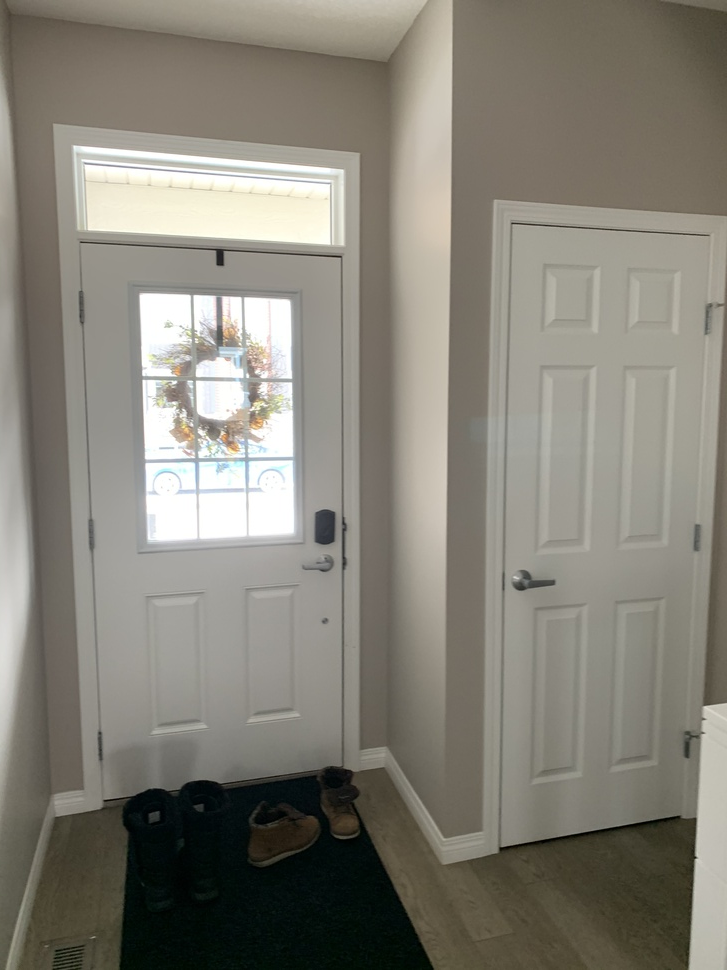
#> input picture data-image/data/door1.jpeg, 727 x 970 px, shrunk from 3024 x 4032 before the run
$ python sift.py
#> lines starting #> are read from the running program, lines starting #| are printed output that depends on the picture
### classes/image.py
import cv2 as cv
import exifread
import numpy as np

class Image(object):
    def __init__(self):
        self.color= []
        self.gray = []
        self.kp = []
        self.des = []
        self.shape = []

    def read(self, path):
#> called with path = 'data-image/data/door1.jpeg'
        self.color = cv.imread(path)
#> self.color is the input picture: shape (970, 727, 3); mean B, G, R 119.5, 129.5, 132.9
        self.gray= cv.cvtColor(self.color,cv.COLOR_BGR2GRAY)
        self.shape = np.shape(self.gray)
#> self.shape = (970, 727)

    def kp_sift(self):
        sift = cv.xfeatures2d.SIFT_create()
        self.kp, self.des = sift.detectAndCompute(self.gray,None)
#> self.kp = 642 keypoints; strongest (x, y, size): (220, 261, 6.4), (325, 527, 21), (297, 202, 62.7), (165, 320, 39.5)
        return self.kp, self.des

    # [9 lines left out: functions kp_surf, metadata, not called in this run]

### sift.py
import numpy as np
import cv2 as cv
import os
import time
from classes import image

start_time = time.time()
absolute_path = os.path.join(os.getcwd(), 'data-image', 'data', 'door1.jpeg')
img = image.Image()
img.read(absolute_path)
m,n = img.kp_sift()
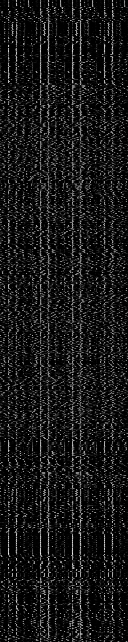
#> n: shape (642, 128) float32; min 0, max 232, mean 23.5
#> m has the same summary as self.kp in kp_sift
image1=cv.drawKeypoints(img.gray,m,img.color,flags=cv.DRAW_MATCHES_FLAGS_DRAW_RICH_KEYPOINTS)
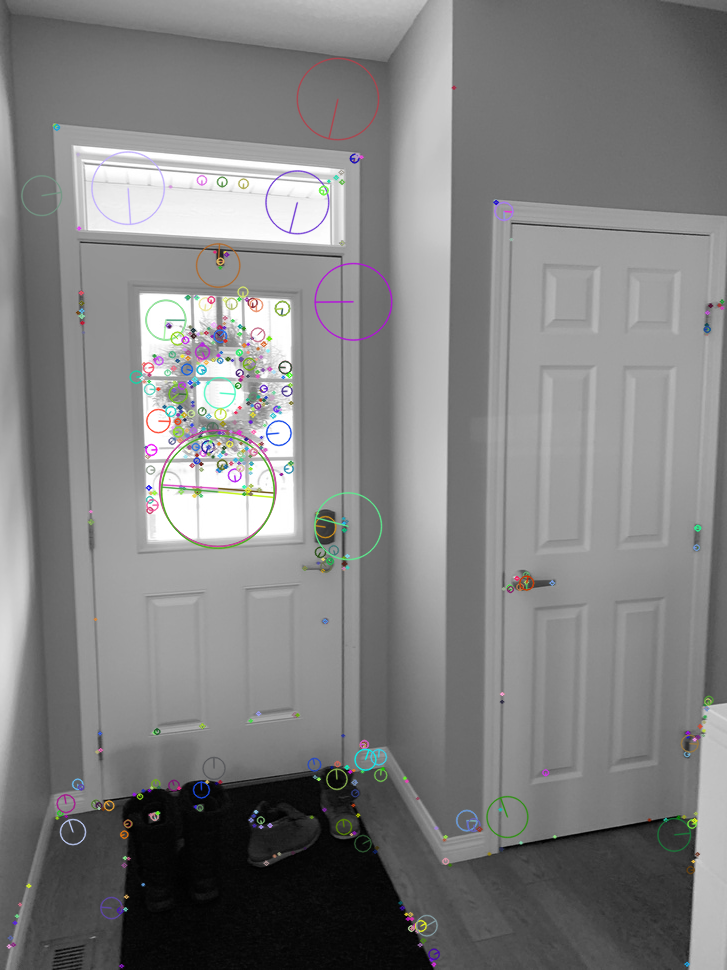
#> image1: shape (970, 727, 3); mean B, G, R 128.7, 128.7, 128.7
cv.imwrite('sift_keypoints.jpg',image1)
print(len(m), len(n))
#| 642 642
print("--- %s seconds ---" % (time.time() - start_time))

$ run again, with data-image/data/bedroom1.jpeg copied over data-image/data/door1.jpeg
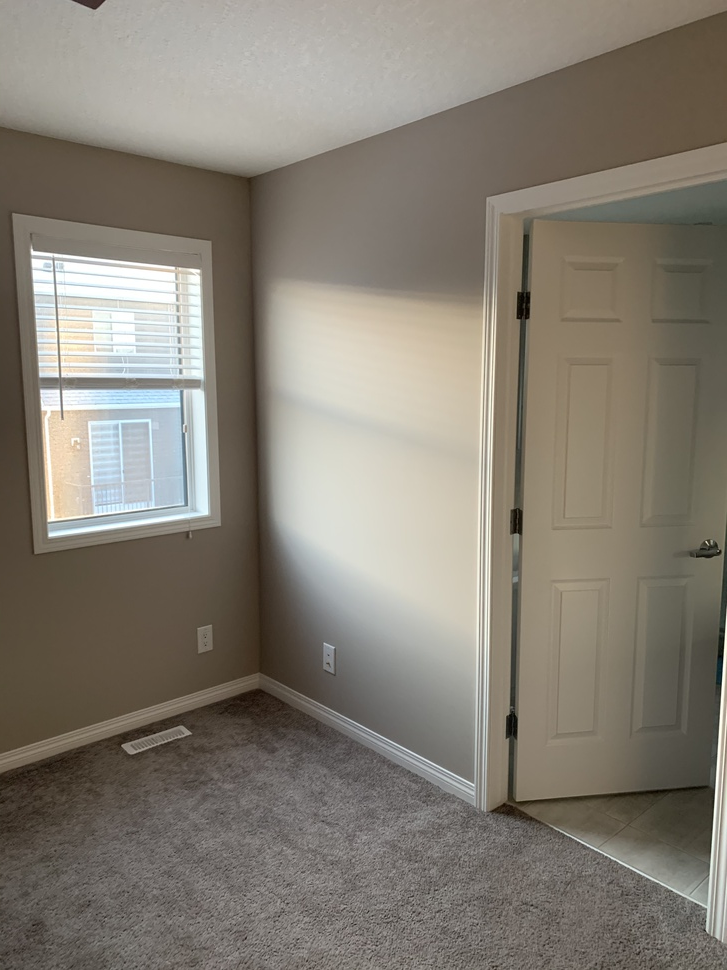
#> input picture data-image/data/bedroom1.jpeg, 727 x 970 px, shrunk from 3024 x 4032 before the run
#> in read, self.color is the input picture: shape (970, 727, 3); mean B, G, R 115.8, 126.4, 132.7
#> self.kp = 578 keypoints; strongest (x, y, size): (33, 253, 3.5), (51, 535, 4.2), (114, 470, 98.9), (517, 523, 11.9)
#> `m,n = img.kp_sift()`:
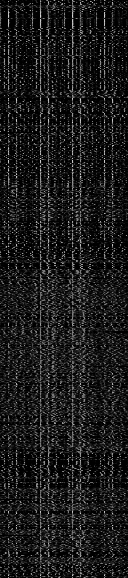
#> n: shape (578, 128) float32; min 0, max 219, mean 27.1
#> m has the same summary as self.kp in kp_sift
#> `image1=cv.drawKeypoints(img.gray,m,img.color,flags=cv.DRAW_MATCHES_FLA..`:
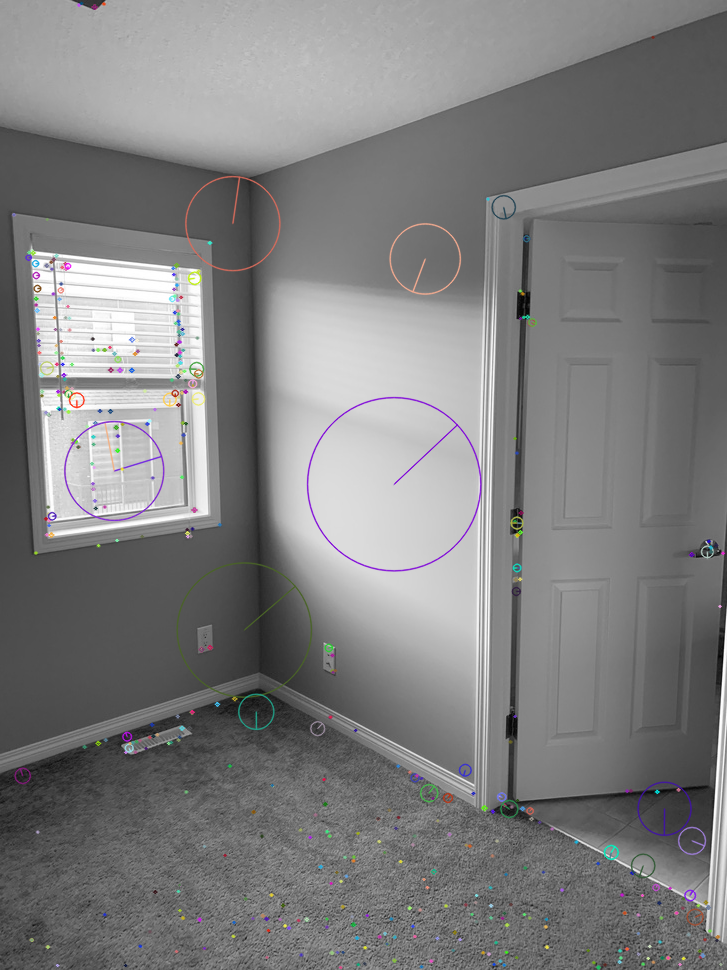
#> image1: shape (970, 727, 3); mean B, G, R 127, 126.7, 126.9
#| 578 578

$ run again, with data-image/data/bedroom3.jpeg copied over data-image/data/door1.jpeg
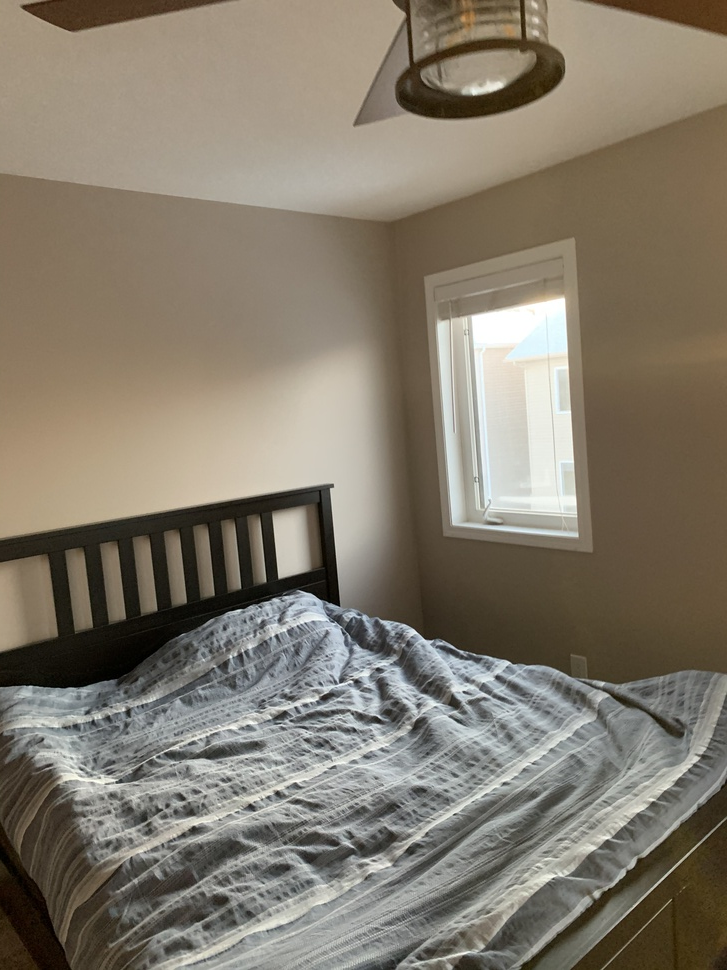
#> input picture data-image/data/bedroom3.jpeg, 727 x 970 px, shrunk from 3024 x 4032 before the run
#> in read, self.color is the input picture: shape (970, 727, 3); mean B, G, R 108.3, 122.5, 130.8
#> in read, `self.gray= cv.cvtColor(self.color,cv.COLOR_BGR2GRAY)`:
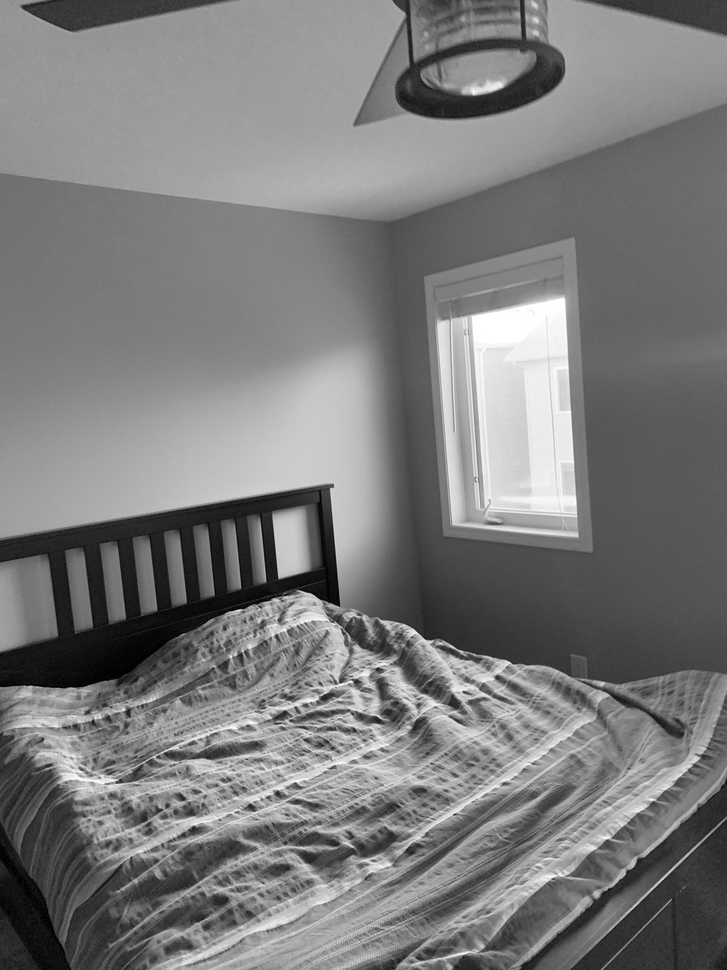
#> self.gray: shape (970, 727); min 0, max 255, mean 123.4
#> self.kp = 3336 keypoints; strongest (x, y, size): (464, 692, 2), (292, 552, 25.8), (322, 580, 25.5), (251, 807, 5.8)
#> m has the same summary as self.kp in kp_sift
#> `image1=cv.drawKeypoints(img.gray,m,img.color,flags=cv.DRAW_MATCHES_FLA..`:
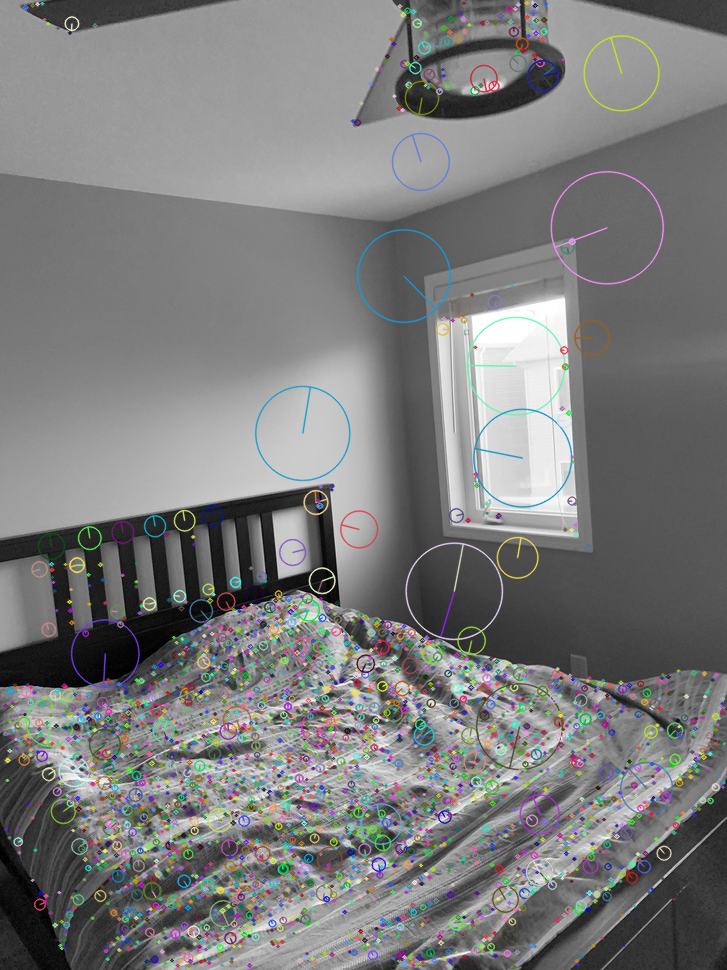
#> image1: shape (970, 727, 3); mean B, G, R 123.6, 123.7, 123.3
#| 3336 3336
